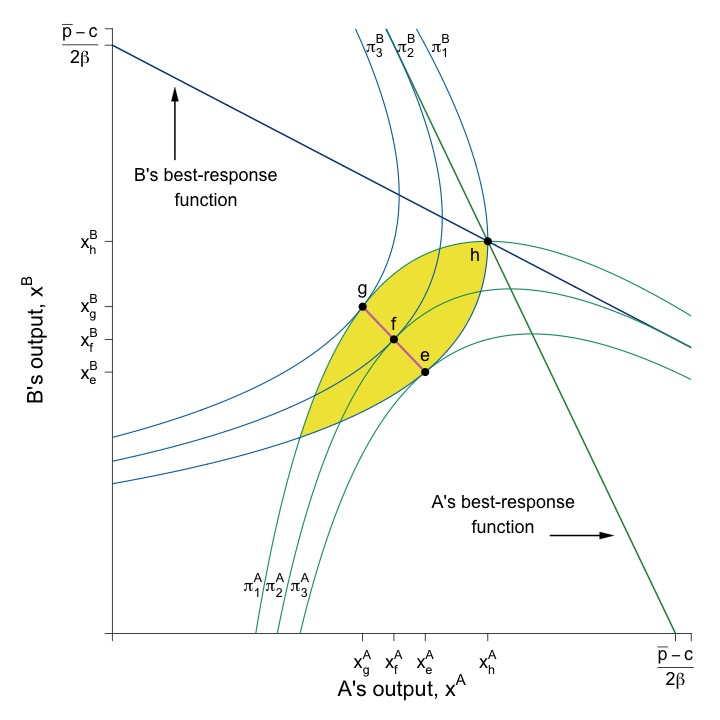

Generate this figure with R:
#Graph Designer: Simon Halliday & Madeleine Wettach '20
#Authors: Bowles, Foley and Halliday
#Title: Microeconomics: Competition, Conflict and Coordination

require(shape)
#pdf(file = "competitionmarkets/cournot_mrs_ne_quiz.pdf", width = 8, height = 8)

jpeg(file = "competitionmarkets/cournot_mrs_ne_quiz.jpg", width = 6*120, height = 6*120)

#Set parameters for graphics
pointsize <- 1.8
axislabelsize <- 1.8
labelsize <- 1.5
namesize <- 1.8
annotatesize <- 1.5
graphlinewidth <- 2
segmentlinewidth <- 1.5

COL <- c("#7fc97f", "#beaed4", "#fdc086", "#ffff99", "#386cb0", "#f0027f", "#bf5b17", "#666666")
COLA <- c("#99d8c9","#66c2a4","#41ae76", "#238b45", "#005824")
COLB <- c("#4eb3d3", "#2b8cbe", "#0868ac","#084081")
CBCols <- c("#009E73","#0072B2","#E69F00","#CC79A7", "#F0E442","#D55E00")


par(mar =  c(6, 7.8, 2, 2))

piA <- function(xa, xb, s = 0.5, pmax = 20, c1 = 2) {
  (pmax - s*xb)*xa - s*(xa)^2 - c1*xa
}

piB <- function(xa, xb, s = 0.5, pmax = 20, c1 = 2) {
  (pmax - s*xa)*xb - s*(xb)^2 - c1*xb
}

brfB <- function(xa, s = 0.5, pmax = 20, c1 = 2) {
  (pmax - c1)/(2*s) - (1/2)*xa
}

brfA <- function(xa, s = 0.5, pmax = 20, c1 = 2) {
  (pmax - c1)/s - 2*xa
}

isoA <- function(xa, s = 0.5, pmax = 20, c1 = 2, piA = 72){
  -(c1*xa - pmax*xa + s*xa^2 + piA)/(s*xa)
}

isoB1 <- function(xa, s = 0.5, pmax = 20, c1 = 2, piB = 72){
  (-sqrt((c1 - pmax + s*xa)^2 - 4*piB*s) - c1 + pmax -s*xa)/(2*s)
}

isoB2 <- function(xa, s = 0.5, pmax = 20, c1 = 2, piB = 72){
  (sqrt((c1 - pmax + s*xa)^2 - 4*piB*s) - c1 + pmax -s*xa)/(2*s)
}


#Input into Wolfram Alpha: solve for x y = 1/b - (0.5*x)/(a*b) - u/(a*b*x)

#solve for y 72 = (p - s*y)*x - s*(x)^2 - c1*x 
#solve for y 72 = (p - s*x)*y - s*(y)^2 - c1*y

xlims <- c(0, 18.5)
ylims <- c(0, 18.5)

npts <- 501 
x <- seq(xlims[1], xlims[2], length.out = npts)
y <- seq(ylims[1], ylims[2], length.out = npts) 
a <- c(72, 81, 90)
b <- c(72, 81, 90)

plot(0, 0, xlim = xlims, ylim = ylims, type = "n",
     xlab = expression(paste("")),
     ylab = expression(paste("")), 
     xaxt = "n", 
     yaxt = "n", 
     cex.lab = axislabelsize, 
     bty = "n",
     xaxs="i", 
     yaxs="i")

# ticksy <- seq(from = 0, to = ylims[2], by = 2)
# ylabels <- seq(from = 0, to = ylims[2], by = 2)
# ticksx <- seq(from = 0, to = xlims[2], by = 2)
# xlabels <- seq(from = 0, to = xlims[2], by = 2)
ticksy <- c(0, 8, 9, 10, 12, 18, ylims[2])
ylabels <- c(NA, expression(paste(x[e]^{B})), expression(paste(x[f]^{B})), expression(paste(x[g]^{B})), expression(paste(x[h]^{B})), expression(paste( frac(bar(p) - c,2*beta) )),  NA)
ticksx <- c(0, 8, 9, 10, 12, 18, xlims[2])
xlabels <- c(NA, expression(paste(x[g]^{A})), expression(paste(x[f]^{A})), expression(paste(x[e]^{A})), expression(paste(x[h]^{A})), expression(paste(frac(bar(p) - c,2*beta))), NA)

axis(1, at = ticksx, pos = 0, labels = FALSE, cex.axis = labelsize)
text(x = c(0, 8, 9, 10, 12, 18, 36, xlims[2]), par("usr")[3] - 0.4, labels = xlabels, srt = 0, pos = 1, xpd = TRUE, cex = labelsize)
axis(2, at = ticksy, pos = 0, labels = ylabels, las = 1, cex.axis = labelsize)

npts <- 500 
xx1 <- seq(xlims[1], xlims[2], length.out = npts)

#Pareto-improving lens
xpoly1 <- seq(from = 5.95, to = 12, length.out = 500)
ypoly1 <- isoA(xpoly1)
ypoly2 <- isoB1(xpoly1)
polygon(x = c(xpoly1, rev(xpoly1)), y = c(ypoly1, rev(ypoly2)), col=CBCols[5], density=NULL, border = NA)


lines(xx1, brfA(xx1, s = 0.5, pmax = 20, c1 = 2), col = COLA[4], lwd = graphlinewidth)
lines(xx1, brfB(xx1, s = 0.5, pmax = 20, c1 = 2), col = COLB[4], lwd = graphlinewidth)

contour(y, x, 
        outer(x, y, piA),
        #labels = c("v1", "v2", "v3"),
        drawlabels = FALSE,
        col = CBCols[1],
        #xlab = expression(paste("A's Apples, ", x)),
        #ylab = expression(paste("A's Oranges, ", y)),
        #cex.lab = axislabelsize,
        lwd = segmentlinewidth,
        levels = a, 
        xaxs="i", 
        yaxs="i", 
        add = TRUE) 

mtext(expression(paste("A's output, ", x^A)), side=1, line =3.8, cex = axislabelsize)
text(-2.5, 9, expression(paste("B's output, ", x^B)), xpd = TRUE, cex = axislabelsize, srt = 90) 

#Add arrows:
#arrows(-0.8, 10, -0.8, 14, xpd = TRUE, length=0.1,angle=40,lwd=3)
#arrows(6.2, -1.7, 9, -1.7, xpd = TRUE, length=0.1,angle=40,lwd=3)


contour(x, y, 
        outer(x, y, piB),
        #labels = c("v1", "v2", "v3"),
        drawlabels = FALSE,
        col = CBCols[2],
        #xlab = expression(paste("")),
        #ylab = expression(paste("")),
        lwd = segmentlinewidth,
        levels = b, 
        add = TRUE
        #xaxs="i", 
        #yaxs="i"
) 


#segments(4.11765, 6.17647, 5.88, 8.88, lty = 1, col = COL[2] , lwd = graphlinewidth)
# text(7.3, 3, expression("Pareto Efficient"))
# text(7.3, 2.4, expression("Curve"))
# Arrows(7.3, 3.5, 7.3, 6.1, col = "black", lty = 1, lwd = 2, arr.type = "triangle", arr.lwd = 0.5)

#Label the iso-welfare functions for the HG, Aisha
text(4.5, 1.5, expression(pi[1]^A), cex = labelsize, xpd = TRUE)
text(5.2, 1.5, expression(pi[2]^A), cex = labelsize, xpd = TRUE)
text(6, 1.5, expression(pi[3]^A), cex = labelsize, xpd = TRUE)
#text(7.2, 1.5, expression(pi[Opp]^A), cex = labelsize, xpd = TRUE)
#text(6.6, 8.3, expression(u[4]^A))

#Label the indifference curves for the HG, Betty
#text(11.9, 18, expression(pi[Vic]^B),cex = labelsize, xpd = TRUE)
text(10.5, 18, expression(pi[1]^B), cex = labelsize, xpd = TRUE)
text(9.4, 18, expression(pi[2]^B), cex = labelsize, xpd = TRUE)
text(8.4, 18, expression(pi[3]^B), cex = labelsize, xpd = TRUE)
#text(3.4, 6.9, expression(v[4]^B))

#Label Nash Equilibrium 
#segments(0, 12, 12, 12, lty = 2, col = "gray" , lwd = segmentlinewidth)
#segments(12, 0, 12, 12, lty = 2, col = "gray" , lwd = segmentlinewidth)
points(12, 12, pch = 16, col = "black", cex = 1.5)
#text(14, 12.4, expression(paste("Nash Equilibrium")))
text(11.6, 11.6, expression(paste("h")), cex = labelsize)

#Checking points
#points(5.95, 5.95, pch = 16, col = "black", cex = 1.5)
segments(8, 10, 10, 8, lty = 1, col = CBCols[4] , lwd = graphlinewidth + 1)


text(9, 9.5, expression(paste("f")), cex = labelsize)
#segments(0, 9, 13.5, 9, lty = 2, col = "gray" , lwd = segmentlinewidth)
#segments(9, 0, 9, 9, lty = 2, col = "gray" , lwd = segmentlinewidth)
#segments(13.5, 0, 13.5, 9, lty = 2, col = "gray" , lwd = segmentlinewidth)
points(9, 9, pch = 16, col = "black", cex = 1.5)
#points(13.5, 9, pch = 16, col = "black", cex = 1.5)
#text(13.45, 9.6, expression(paste("d")), cex = labelsize)


points(10, 8, pch = 16, col = "black", cex = 1.5)
text(10, 8.5, expression(paste("e")),cex = labelsize)
points(8, 10, pch = 16, col = "black", cex = 1.5)
text(8, 10.5, expression(paste("g")), cex = labelsize)


# #Annotate Pareto Efficient Curve and relevant points

# points(6, 8, pch = 16, col = "black", cex = 1.5)
# text(6, 8.5, expression(paste("g")))
# 
# points(8, 6, pch = 16, col = "black", cex = 1.5)
# text(7, 7.5, expression(paste("i")))
# 
# points(7, 7, pch = 16, col = "black", cex = 1.5)
# text(8, 6.5, expression(paste("f")))

#points(5.84, 8.77, pch = 16, col = "black", cex = 1.5)

#A's brf
text(3, 14, expression(paste("B's best-response")), cex = labelsize)
text(3, 13.3, expression(paste("function")),cex = labelsize)
Arrows(2, 14.5, 2, 16.5, col = "black", lty = 1, lwd = 2, arr.type = "triangle", arr.lwd = 0.5)

#B's brf
text(12.5, 4, expression(paste("A's best-response")), cex = labelsize, xpd = TRUE)
text(12.5, 3.3, expression(paste("function")), cex = labelsize, xpd = TRUE)
Arrows(14, 3, 15.8, 3, col = "black", lty = 1, lwd = 2, arr.type = "triangle", arr.lwd = 0.5)


dev.off()
